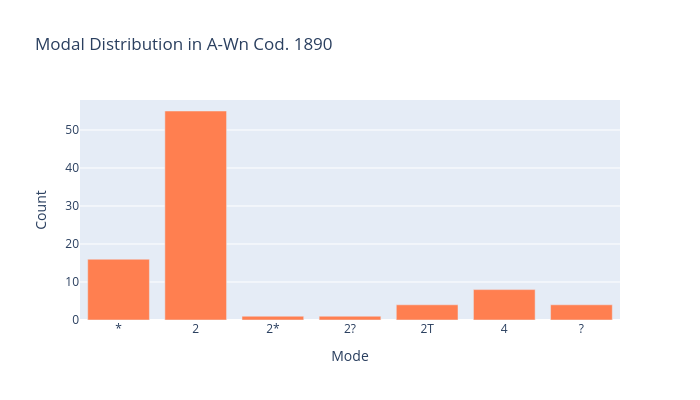

Notebook code for this chart:
### Markdown cell above
---
## 8. Modal Distribution

Medieval chant is classified into 8 **modes** (musical scales).  
Modes 1–4 are *authentic*; modes 5–8 are *plagal*.

### Code cell
mode_counts = (
    chants_df['mode']
    .dropna()
    .value_counts()
    .sort_index()
)
fig = px.bar(
    x=mode_counts.index.astype(str),
    y=mode_counts.values,
    color_discrete_sequence=['coral'],
    title=f'Modal Distribution in {TARGET_SIGLUM}',
    labels={'x': 'Mode', 'y': 'Count'},
    width=700,
    height=400
)

fig.show()

### Figure 1 — Plotly figure (JSON) as saved in the notebook; plotly's stock layout.template omitted (floating-point values rounded to 4 significant figures)
{"data": [{"alignmentgroup": "True", "hovertemplate": "Mode=%{x}<br>Count=%{y}<extra></extra>", "legendgroup": "", "marker": {"color": "coral", "pattern": {"shape": ""}}, "name": "", "offsetgroup": "", "orientation": "v", "showlegend": false, "textposition": "auto", "type": "bar", "x": ["*", "2", "2*", "2?", "2T", "4", "?"], "xaxis": "x", "y": [16, 55, 1, 1, 4, 8, 4], "yaxis": "y"}], "layout": {"barmode": "relative", "height": 400, "legend": {"tracegroupgap": 0}, "title": {"text": "Modal Distribution in A-Wn Cod. 1890"}, "width": 700, "xaxis": {"anchor": "y", "domain": [0, 1], "title": {"text": "Mode"}}, "yaxis": {"anchor": "x", "domain": [0, 1], "title": {"text": "Count"}}}}
